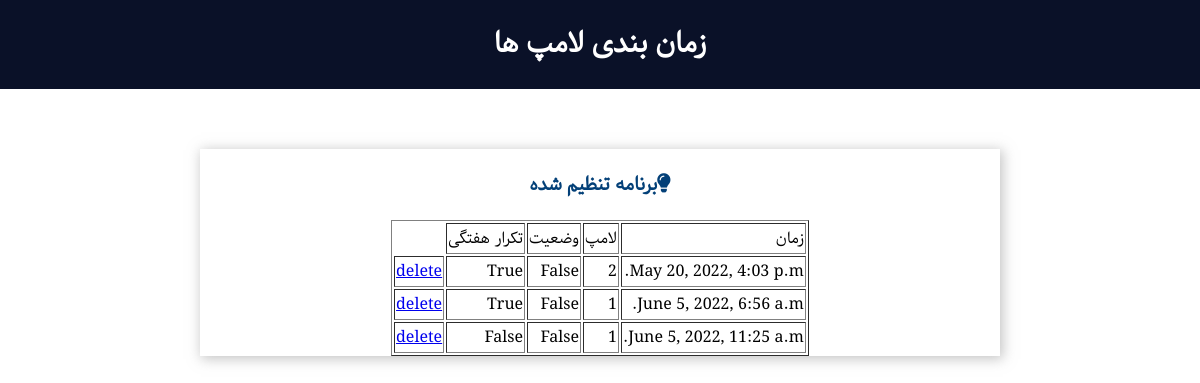
/control/viewschedule/, run on the app's committed database.
### control/models.py (models this page shows)
class Schedule(models.Model):
    FIRST = 1
    SECOND = 2
    LAMP_CHOICES = (
        (FIRST, 'first'),
        (SECOND, 'second'),
    )
    datetime_field = models.DateTimeField(default=datetime.datetime(2022, 1, 1, 0, 0, 0, 0, None))
    desired_status = models.BooleanField()
    desired_lamp = models.IntegerField(choices=LAMP_CHOICES, default=FIRST)
    repeat_weekly = models.BooleanField(default=False)

### control/views.py (the view)
# urls.py: path('viewschedule/', views.viewschedule, name='viewschedule'),
def viewschedule(request):
    my_schedule = Schedule.objects.all().values()
    template = loader.get_template('view_schedule.html')
    context = {
        'myschedule': my_schedule
    }
    return HttpResponse(template.render(context, request))

### control/templates/view_schedule.html (shortened to what this page needs)
{% load static %}
<html dir="rtl">
<head>
  <link rel="stylesheet" href="https://use.fontawesome.com/releases/v5.7.2/css/all.css">
  <link rel="stylesheet" type="text/css" href="{% static '/style.css' %}">
</head>
	<body>
		<div class="topnav">
		  <h1>زمان بندی لامپ ها</h1>
		</div>
		<div class="content">
		  <div class="card-grid">
			<div class="card">
			  <p class="card-title"><i class="fas fa-lightbulb"></i>برنامه تنظیم شده </p>
				<table border="1" align=center>
					<tr>
					<td> زمان </td>
					<td> لامپ </td>
					<td> وضعیت </td>
					<td> تکرار هفتگی </td>
					</tr>
					{% for x in myschedule %}
					<tr>
					<td>{{ x.datetime_field }}</td>
					<td>{{ x.desired_lamp }}</td>
					<td>{{ x.desired_status }}</td>
					<td>{{ x.repeat_weekly }}</td>
					<td><a href="delete/{{ x.id }}">delete</a>
					</tr>
					{% endfor %}
					</table>
		    </div>
		  </div>
		</div>
	</body>
</html>

### control/static/style.css (style rules this page uses)
html { font-family: Arial, Helvetica, sans-serif, "Gandom"; display: inline-block; text-align: center; }
h1 { font-size: 1.8rem; color: white; }
p { font-size: 1.4rem; }
.topnav { overflow: hidden; background-color: #0A1128; }
body { margin: 0; font-family: "Gandom"; }
.content { padding: 5%; }
.card-grid { max-width: 800px; margin: 0 auto; display: grid; grid-gap: 2rem; grid-template-columns: repeat(auto-fit, minmax(300px, 1fr)); }
.card { background-color: white; box-shadow: 2px 2px 12px 1px rgba(140,140,140,.5); }
.card-title { font-size: 1.2rem; font-weight: bold; color: #034078 }

### data on the page
Schedule: datetime_field "May 20, 2022, 4:03 p.m.", desired_lamp "2", desired_status "False", repeat_weekly "True"
Schedule: datetime_field "June 5, 2022, 6:56 a.m.", desired_lamp "1", desired_status "False", repeat_weekly "True"
Schedule: datetime_field "June 5, 2022, 11:25 a.m.", desired_lamp "1", desired_status "False", repeat_weekly "False"
